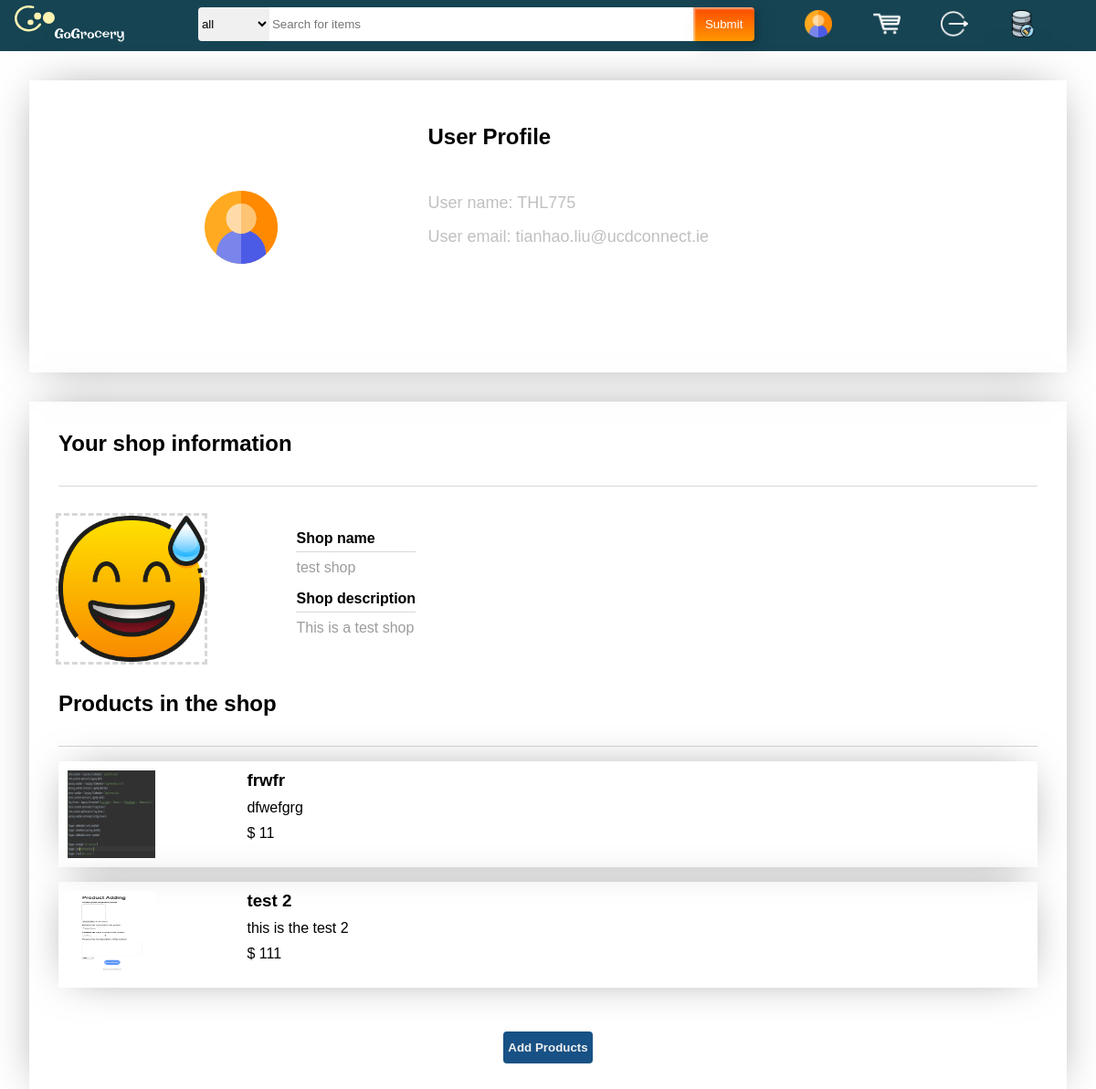
The page /profile/ (signed in) on the database its author committed.
### models.py (models this page shows)
class Customer(db.Model):
    __tablename__ = 'user'
    id = db.Column(db.Integer, primary_key=True, autoincrement=True)
    userName = db.Column(db.CHAR(200), unique=True, nullable=False)
    password = db.Column(db.CHAR(200), nullable=False)
    email = db.Column(db.CHAR(200), unique=True, nullable=False)

class Shop(db.Model):
    __tablename__ = 'shop'
    id = db.Column(db.Integer, primary_key=True, autoincrement=True)
    name = db.Column(db.CHAR(200), nullable=False, unique=True)
    logo_address = db.Column(db.TEXT, nullable=False)
    description = db.Column(db.TEXT, nullable=False)
    user_id = db.Column(db.Integer, db.ForeignKey('user.id'))
    user = db.relationship('Customer', backref='shop')

class Product(db.Model):
    __tablename__ = 'product'
    id = db.Column(db.Integer, primary_key=True, autoincrement=True)
    price = db.Column(db.Integer, nullable=False)
    name = db.Column(db.CHAR(200), nullable=False)
    description = db.Column(db.Text, nullable=False)
    tag = db.Column(db.CHAR(200), nullable=False)
    picture_address = db.Column(db.TEXT(2000), nullable=False)
    shop_id = db.Column(db.Integer, db.ForeignKey('shop.id'))
    shop = db.relationship('Shop', backref='products')

### blueprint/profile_blueprint.py (the view, shortened to what this page needs)
@profile_bp.route("/", methods=["GET", "POST"])
def index():
    searchForm = SearchForm()
    if "email" in session:
        email = session["email"]
        user = Customer.query.filter_by(email=email).first()
        shop_register_form = ShopRegisterForm()
        new_product_form = NewProductForm()
        if user.shop:
            return render_template('profile.html', user=user, form=shop_register_form, form1=new_product_form, shop=user.shop[0], searchForm=searchForm)
        else:
            return render_template('profile.html', user=user, form=shop_register_form, form1=new_product_form, shop=None, searchForm=searchForm)
    return redirect(url_for("login"))

### forms.py
class SearchForm(FlaskForm):
    product_name = StringField(validators=[Length(min=1, max=200, message="no more than 200 characters")])
    tag = SelectField(choices=[('All', 'all'), ('cloth', 'cloth'), ('furniture', 'furniture'), ('electronic', 'electronic'), ('shoe', 'shoe'), ('toy', 'toy'),
                               ('food', 'food'), ('necessity', 'necessity'), ('book', 'book'), ('else', 'else')])
    submit = SubmitField()

class ShopRegisterForm(FlaskForm):
    logo = FileField(validators=[InputRequired(message="shop logo can't be empty"), FileAllowed(['jpg', 'png'])])
    shop_name = StringField(validators=[InputRequired(message="shop name can't be empty"), Length(min=3, max=100)])
    description = TextAreaField(validators=[InputRequired(message="shop description can't be empty")])

### templates/profile.html (shortened to what this page needs)
{% extends "MainpageBase.html" %}
{% block csslink %}
    <link rel="stylesheet" href="{{ url_for('static', filename='css/profilePage.css') }}">
{% endblock %}
{% block body %}
    <div class="profileInfo">
        <div class="personalInfoCard">
            <div class="profile-left-pic">
                <img id="profile-pic" src="../static/images/profile-login.jpg" />
            </div>
            <div class="profile-right-info">
                <div class="profile-header">
                    <h2>User Profile</h2>
                </div>
                <div class="info-card">
                    <p class="info-card-title">
                        <span>User name:</span>
                        <span>{{ user.userName }}</span>
                    </p>
                </div>
                <div class="info-card">
                    <p class="info-card-title">
                        <span>User email:</span>
                        <span>{{ user.email }}</span>
                    </p>
                </div>
            </div>
        </div>
    </div>
    <div class="shop-info-area">
        <div class="shop-info-frame">
            <div class="shop-header-info">
                <h2>Your shop information</h2>
                <div class="separation-line"></div>
                {% if shop == None %}
                <div class="shop-registration-notice-frame">
                    <div class="notice-frame">
                        <div class="assistant-notice">
                            <img src="../static/images/assistant.svg">
                        </div>
                        <div class="registration-info-notice">
                            <h4>You haven't registered a shop. Want to register a new shop?</h4>
                            <div class="profile-btn-area">
                                <button type="button" class="shop-register-btn" id="shop-register">Register Shop</button>
                            </div>
                        </div>
                    </div>
                </div>
                {% else %}
                <div class="shop-detailed-info">
                    <div class="shop-pic-present-frame">
                        <img src="{{ url_for("static", filename='shop_logo/' + shop.logo_address) }}"/>
                    </div>
                    <div class="shop-detail-present-frame">
                        <div class="shop-detail-info-piece">
                            <h4>Shop name</h4>
                            <div class="separation-line-label"></div>
                            <div class="shop-info-content">
                                <p>
                                    {{ shop.name }}
                                </p>
                            </div>
                        </div>
                        <div class="shop-detail-info-piece">
                            <h4>Shop description</h4>
                            <div class="separation-line-label"></div>
                            <div class="shop-info-content">
                                <p>
                                    {{ shop.description }}
                                </p>
                            </div>
                        </div>
                    </div>
                </div>
                <h2>Products in the shop</h2>
                <div class="separation-line"></div>
                <div class="shop-products-frame">
                    <ul class="products-list">
                        {% for product in shop.products %}
                        <li class="product-item">
                            <div class="product-pic-frame">
                                <a href="{{ url_for('Product.details', id=product.id) }}">
                                <img class="product-pic-frame" src="{{ url_for("static", filename='product_img/' + product.picture_address) }}"/>
                                </a>
                            </div>
                            <div class="product-info-frame">
                                <h3>{{ product.name }}</h3>
                                <div class="product-description">
                                    <p>
                                        {{ product.description }}
                                    </p>
                                </div>
                                <div class="product-unit-price">
                                    <p>
                                        $ {{ product.price }}
                                    </p>
                                </div>
                            </div>
                        </li>
                        {% endfor %}
                    </ul>
                </div>
                <div class="products-adding-area">
                    <button type="button" class="shop-register-btn" id="products-add">Add Products</button>
                </div>
                {% endif %}
            </div>
        </div>
    </div>
{% endblock %}

### static/css/MainpageBase_style.css (style rules this page uses)
.category-selection { border: none; background-color: #f0f0f0; height: 2.3rem; outline: none; vertical-align: middle; border-radius: 4px 0 0 4px; }
#search { background-color: #FFFFFF; height: 2.3rem; width: 100%; outline: none; vertical-align: middle; border-style: none; padding-left: 3px; padding-right: 6px; transition: all 0.3s ease; }
.custom-btn { color: #fff; background: transparent; cursor: pointer; transition: all 0.3s ease; position: relative; display: inline-block; box-shadow:inset 2px 2px 2px 0 rgba(255,255,255,.5), 7px 7px 20px 0 rgba(0,0,0,.1), 4px 4px 5px 0 rgba(0,0,0,.1); outline: none; }
#searchBtn { width: 100%; height: 2.3rem; background: linear-gradient(0deg, rgba(255,151,0,1) 0%, rgba(251,75,2,1) 100%); padding: 0; border-radius: 0 4px 4px 0; border-style: none; }
#searchBtn:before, #searchBtn:after { position: absolute; content: ""; right: 0; bottom: 0; background: rgba(251,75,2,1); transition: all 0.3s ease; }
#searchBtn:before { width: 3px; }
#searchBtn:after { height: 3px; }
a { cursor: pointer; transition: all 0.3s ease; position: relative; display: inline-block; }

### static/css/profilePage.css (style rules this page uses)
body { font-family: sans-serif; }
.personalInfoCard { height: 20rem; margin: 2rem; font-size: 1rem; text-decoration: none; overflow: hidden; box-shadow: 0 0 3rem -1rem rgba(0,0,0,0.5); }
.profile-left-pic { padding-left: 12rem; margin-right: 10rem; display: inline-block; text-align: center; line-height: 20rem; vertical-align: top; }
#profile-pic { width: 5rem; height: 5rem; vertical-align: middle; }
.profile-right-info { display: inline-block; width: 60%; vertical-align: top; }
.profile-header { margin-top: 3rem; margin-bottom: 3rem; }
.info-card { margin-right: 12rem; color: #C0C0C0; display: inline-block; }
.info-card-title { font-size: 18px; padding-bottom: 1rem; }
.shop-register-btn { height: 35px; font-weight: bold; background: #185185; padding: 5px; color: #f0f0f0; border-radius: 4px 4px 4px 4px; border-style: none; cursor: pointer; transition: all 0.3s ease; }
.shop-info-frame { margin: 2rem; padding: 2rem; font-size: 1rem; text-decoration: none; overflow: hidden; box-shadow: 0 0 3rem -1rem rgba(0,0,0,0.5); }
.separation-line { margin-top: 2rem; height: 1px; width: 100%; background-color: #d7d7d7; }
.shop-detailed-info { margin-top: 2rem; margin-bottom: 2rem; }
.shop-pic-present-frame { vertical-align: top; display: inline-block; margin-right: 3rem; width: 10rem; height: 10rem; outline: #d7d7d7 dashed; }
.shop-pic-present-frame img { width: 100%; height: 100%; }
.shop-detail-present-frame { vertical-align: top; display: inline-block; margin-left: 3rem; }
.shop-detail-info-piece { margin: 1rem 0; }
.shop-info-content { color: #9c9c9c; margin: 8px 0; }
.separation-line-label { margin: 5px 0; height: 1px; width: 100%; background-color: #d7d7d7; }
.products-list { width: 100%; display: block; margin: 1rem 0; padding: 0; list-style: none; }
.product-item { padding: 10px; margin: 1rem 0; font-size: 1rem; text-decoration: none; overflow: hidden; box-shadow: 0 0 3rem -1rem rgba(0,0,0,0.5); transition: transform 0.1s ease-in-out, box-shadow 0.1s; }
.product-pic-frame { width: 6rem; height: 6rem; display: inline-block; vertical-align: top; margin-right: 3rem; }
.product-info-frame { display: inline-block; width: 80%; vertical-align: top; margin-left: 3rem; }
.product-description { margin: 10px 0; }
.product-unit-price { display: inline-block; vertical-align: bottom; }
.products-adding-area { margin-top: 3rem; text-align: center; }

### templates/MainpageBase.html (style rules this page uses)
* { margin: 0; padding: 0; }
body { width: 100%; }

### rows shown on the page
Customer: userName "THL775", email "tianhao.liu@ucdconnect.ie"
Shop: logo_address (picture), name "test shop", description "This is a test shop"
Product: picture_address (picture), name "frwfr", description "dfwefgrg", price "11"
Product: picture_address (picture), name "test 2", description "this is the test 2", price "111"
